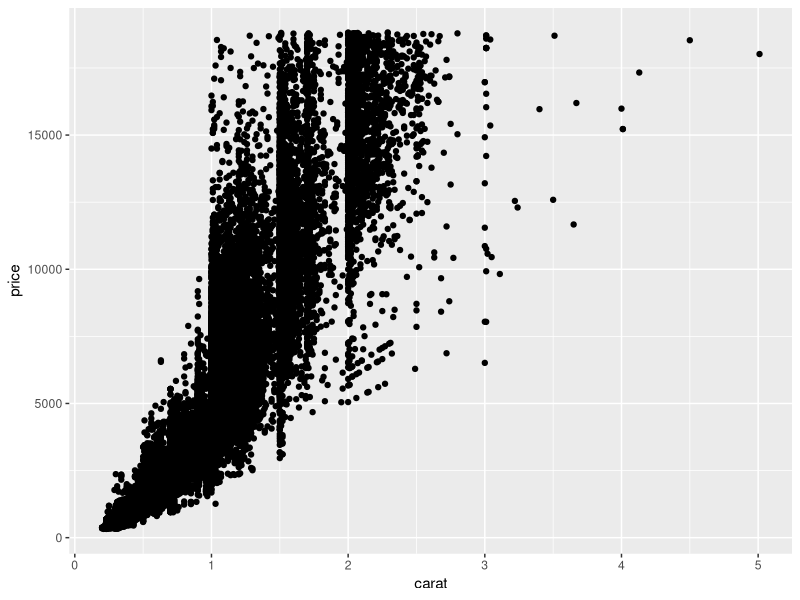
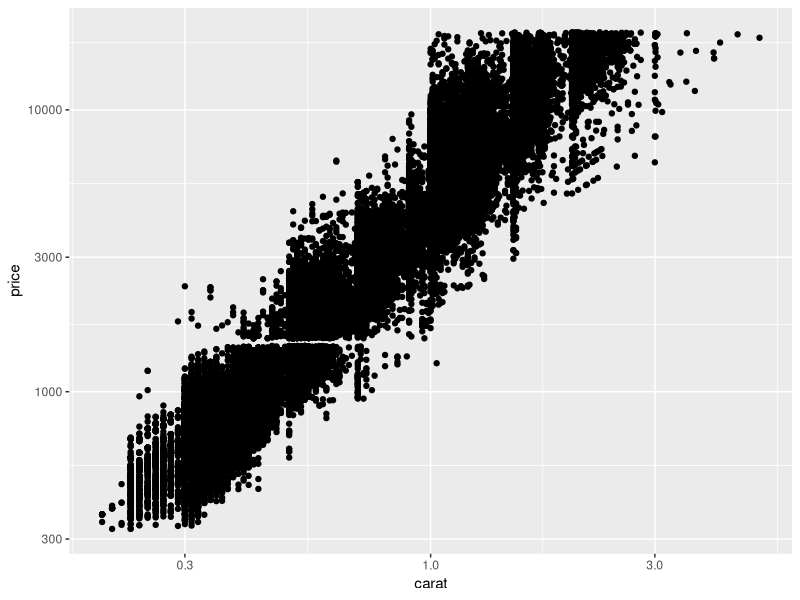
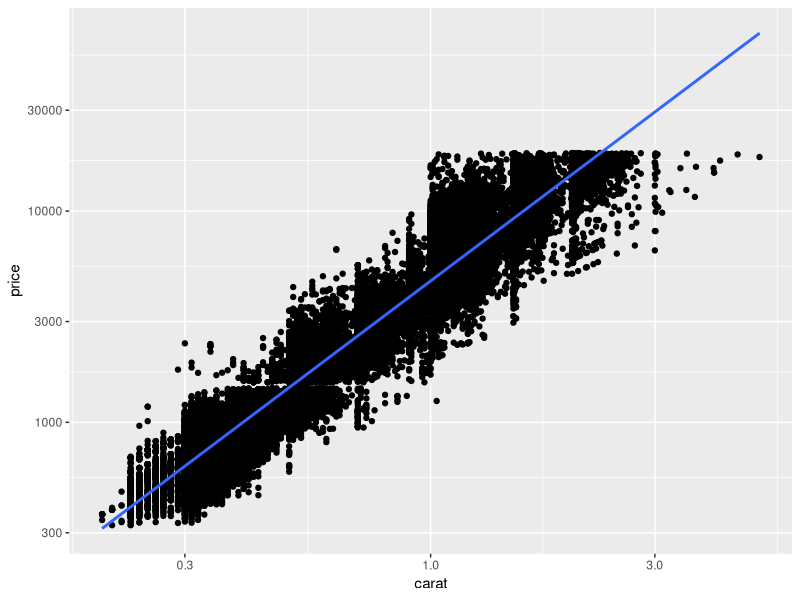
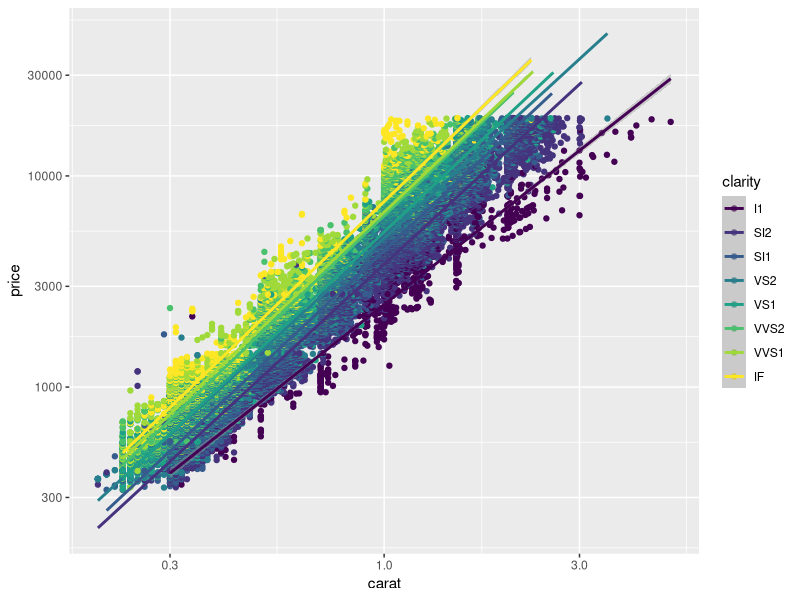
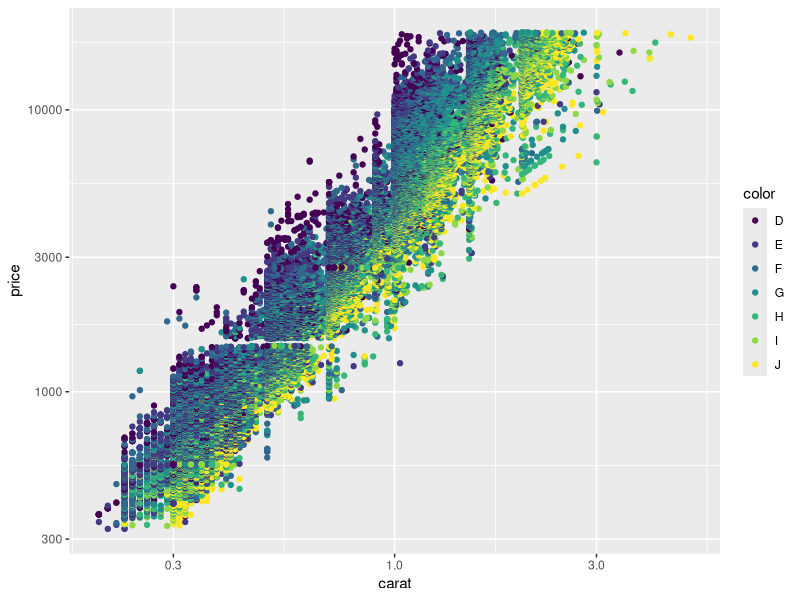
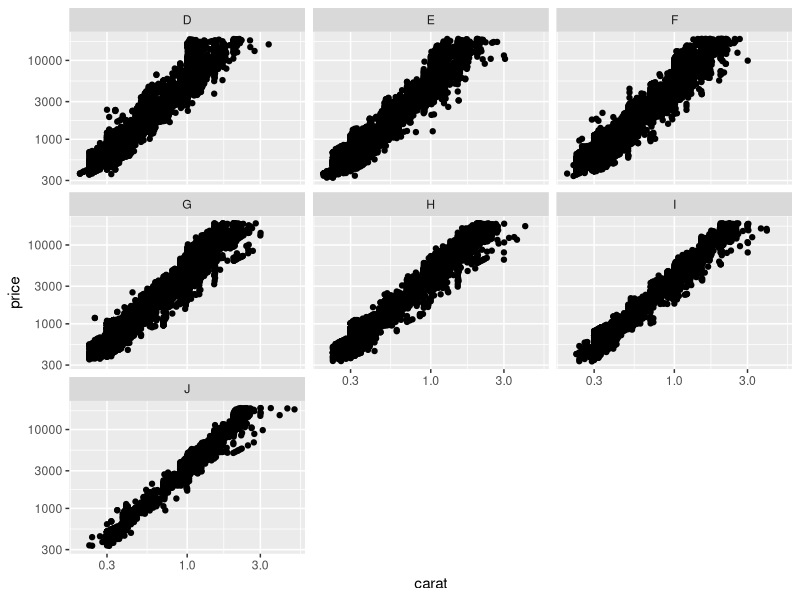
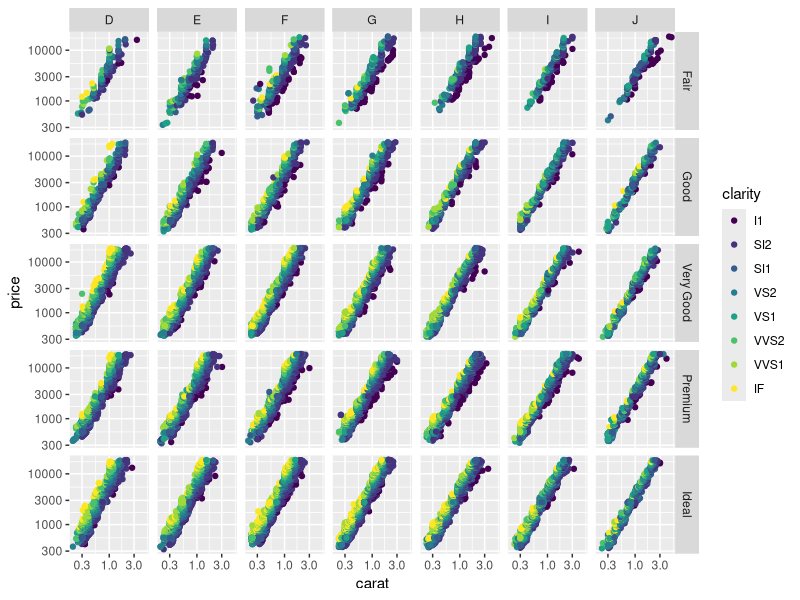

Write R code to recreate these figures, in order.
## ---- chunk 1
library(ggplot2)
str(diamonds)
## ---- chunk 2
qplot(carat, price, data = diamonds)
## ---- chunk 3
qplot(carat, price, data = diamonds, log='xy')
## ---- chunk 4
qplot(carat, price, data = diamonds, log='xy', geom=c('point','smooth'), method='lm')
## ---- chunk 5
qplot(carat, price, data = diamonds,log='xy', geom=c('point','smooth'), method='lm', colour=clarity )
## ---- chunk 6
qplot(carat, price, data = diamonds, colour=color, log='xy')
## ---- chunk 7
qplot(carat, price, data = diamonds, log='xy', facets = ~color)
## ---- chunk 8
qplot(carat, price, data = diamonds, log='xy', facets = cut~color, color=clarity)
